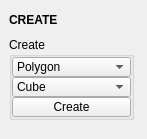
<?xml version="1.0" encoding="UTF-8"?>
<ui version="4.0">
 <class>QtUi</class>
 <widget class="QMainWindow" name="QtUi">
  <property name="enabled">
   <bool>true</bool>
  </property>
  <property name="geometry">
   <rect>
    <x>0</x>
    <y>0</y>
    <width>147</width>
    <height>139</height>
   </rect>
  </property>
  <property name="minimumSize">
   <size>
    <width>0</width>
    <height>0</height>
   </size>
  </property>
  <property name="maximumSize">
   <size>
    <width>999</width>
    <height>999</height>
   </size>
  </property>
  <property name="windowTitle">
   <string>Toolkit</string>
  </property>
  <property name="tabShape">
   <enum>QTabWidget::Triangular</enum>
  </property>
  <property name="dockNestingEnabled">
   <bool>true</bool>
  </property>
  <property name="dockOptions">
   <set>QMainWindow::AllowNestedDocks|QMainWindow::AllowTabbedDocks|QMainWindow::AnimatedDocks|QMainWindow::ForceTabbedDocks</set>
  </property>
  <widget class="QWidget" name="main_widget">
   <layout class="QVBoxLayout" name="verticalLayout_2">
    <item>
     <widget class="DraggableHeader" name="draggableHeader">
      <property name="minimumSize">
       <size>
        <width>0</width>
        <height>22</height>
       </size>
      </property>
      <property name="maximumSize">
       <size>
        <width>125</width>
        <height>22</height>
       </size>
      </property>
      <property name="font">
       <font>
        <weight>75</weight>
        <bold>true</bold>
       </font>
      </property>
      <property name="text">
       <string>CREATE</string>
      </property>
     </widget>
    </item>
    <item>
     <layout class="QVBoxLayout" name="verticalLayout">
      <property name="spacing">
       <number>0</number>
      </property>
      <item>
       <widget class="QGroupBox" name="groupBox">
        <property name="minimumSize">
         <size>
          <width>125</width>
          <height>0</height>
         </size>
        </property>
        <property name="maximumSize">
         <size>
          <width>125</width>
          <height>999</height>
         </size>
        </property>
        <property name="title">
         <string>Create</string>
        </property>
        <layout class="QGridLayout" name="gridLayout">
         <property name="leftMargin">
          <number>0</number>
         </property>
         <property name="topMargin">
          <number>0</number>
         </property>
         <property name="rightMargin">
          <number>0</number>
         </property>
         <property name="bottomMargin">
          <number>0</number>
         </property>
         <property name="spacing">
          <number>0</number>
         </property>
         <item row="1" column="0" colspan="2">
          <widget class="ComboBox" name="cmb002">
           <property name="sizePolicy">
            <sizepolicy hsizetype="Fixed" vsizetype="Fixed">
             <horstretch>0</horstretch>
             <verstretch>0</verstretch>
            </sizepolicy>
           </property>
           <property name="minimumSize">
            <size>
             <width>0</width>
             <height>20</height>
            </size>
           </property>
           <property name="maximumSize">
            <size>
             <width>999</width>
             <height>20</height>
            </size>
           </property>
           <property name="toolTip">
            <string>Select an object to create.</string>
           </property>
           <property name="editable">
            <bool>false</bool>
           </property>
           <property name="maxVisibleItems">
            <number>40</number>
           </property>
           <property name="maxCount">
            <number>200</number>
           </property>
           <property name="sizeAdjustPolicy">
            <enum>QComboBox::AdjustToContentsOnFirstShow</enum>
           </property>
           <property name="frame">
            <bool>true</bool>
           </property>
           <item>
            <property name="text">
             <string>Cube</string>
            </property>
           </item>
           <item>
            <property name="text">
             <string>Sphere</string>
            </property>
           </item>
           <item>
            <property name="text">
             <string>Cylinder</string>
            </property>
           </item>
           <item>
            <property name="text">
             <string>Plane</string>
            </property>
           </item>
           <item>
            <property name="text">
             <string>Circle</string>
            </property>
           </item>
           <item>
            <property name="text">
             <string>Cone</string>
            </property>
           </item>
           <item>
            <property name="text">
             <string>Pyramid</string>
            </property>
           </item>
           <item>
            <property name="text">
             <string>Torus</string>
            </property>
           </item>
           <item>
            <property name="text">
             <string>Tube</string>
            </property>
           </item>
           <item>
            <property name="text">
             <string>GeoSphere</string>
            </property>
           </item>
           <item>
            <property name="text">
             <string>Platonic Solids</string>
            </property>
           </item>
           <item>
            <property name="text">
             <string>Text</string>
            </property>
           </item>
          </widget>
         </item>
         <item row="2" column="0" colspan="2">
          <widget class="PushButton" name="tb000">
           <property name="minimumSize">
            <size>
             <width>0</width>
             <height>20</height>
            </size>
           </property>
           <property name="maximumSize">
            <size>
             <width>999</width>
             <height>20</height>
            </size>
           </property>
           <property name="toolTip">
            <string>Create the specified object. If a point is set, the object will be created at that coordinate.</string>
           </property>
           <property name="layoutDirection">
            <enum>Qt::RightToLeft</enum>
           </property>
           <property name="text">
            <string>Create</string>
           </property>
           <property name="checkable">
            <bool>false</bool>
           </property>
           <property name="autoDefault">
            <bool>false</bool>
           </property>
           <property name="default">
            <bool>false</bool>
           </property>
           <property name="flat">
            <bool>false</bool>
           </property>
           <property name="bnabled" stdset="0">
            <bool>true</bool>
           </property>
          </widget>
         </item>
         <item row="0" column="0" colspan="2">
          <widget class="ComboBox" name="cmb001">
           <property name="sizePolicy">
            <sizepolicy hsizetype="Fixed" vsizetype="Fixed">
             <horstretch>0</horstretch>
             <verstretch>0</verstretch>
            </sizepolicy>
           </property>
           <property name="minimumSize">
            <size>
             <width>0</width>
             <height>20</height>
            </size>
           </property>
           <property name="maximumSize">
            <size>
             <width>999</width>
             <height>20</height>
            </size>
           </property>
           <property name="toolTip">
            <string>Select an object type.</string>
           </property>
           <property name="editable">
            <bool>false</bool>
           </property>
           <property name="maxVisibleItems">
            <number>40</number>
           </property>
           <property name="maxCount">
            <number>200</number>
           </property>
           <property name="sizeAdjustPolicy">
            <enum>QComboBox::AdjustToContentsOnFirstShow</enum>
           </property>
           <property name="frame">
            <bool>true</bool>
           </property>
           <item>
            <property name="text">
             <string>Polygon</string>
            </property>
           </item>
          </widget>
         </item>
        </layout>
        <zorder>cmb001</zorder>
        <zorder>tb000</zorder>
        <zorder>cmb002</zorder>
       </widget>
      </item>
      <item>
       <spacer name="verticalSpacer">
        <property name="orientation">
         <enum>Qt::Vertical</enum>
        </property>
        <property name="sizeHint" stdset="0">
         <size>
          <width>20</width>
          <height>40</height>
         </size>
        </property>
       </spacer>
      </item>
     </layout>
    </item>
   </layout>
  </widget>
 </widget>
 <customwidgets>
  <customwidget>
   <class>PushButton</class>
   <extends>QPushButton</extends>
   <header>widgets.pushbutton.h</header>
  </customwidget>
  <customwidget>
   <class>DraggableHeader</class>
   <extends>QLabel</extends>
   <header>draggableHeader.h</header>
  </customwidget>
  <customwidget>
   <class>ComboBox</class>
   <extends>QComboBox</extends>
   <header>widgets.combobox.h</header>
  </customwidget>
 </customwidgets>
 <resources/>
 <connections/>
 <designerdata>
  <property name="gridDeltaX">
   <number>5</number>
  </property>
  <property name="gridDeltaY">
   <number>5</number>
  </property>
  <property name="gridSnapX">
   <bool>true</bool>
  </property>
  <property name="gridSnapY">
   <bool>true</bool>
  </property>
  <property name="gridVisible">
   <bool>true</bool>
  </property>
 </designerdata>
</ui>
